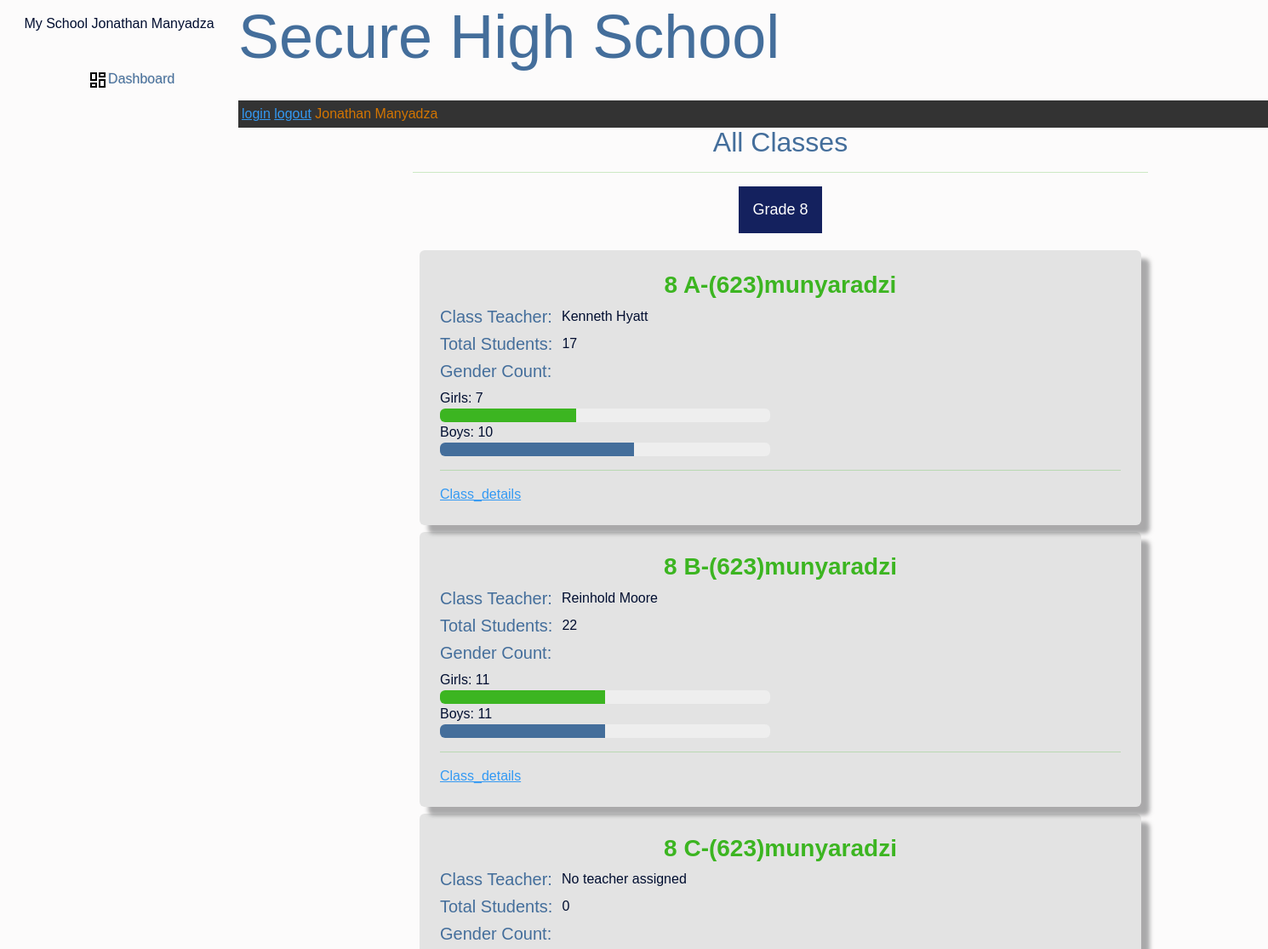
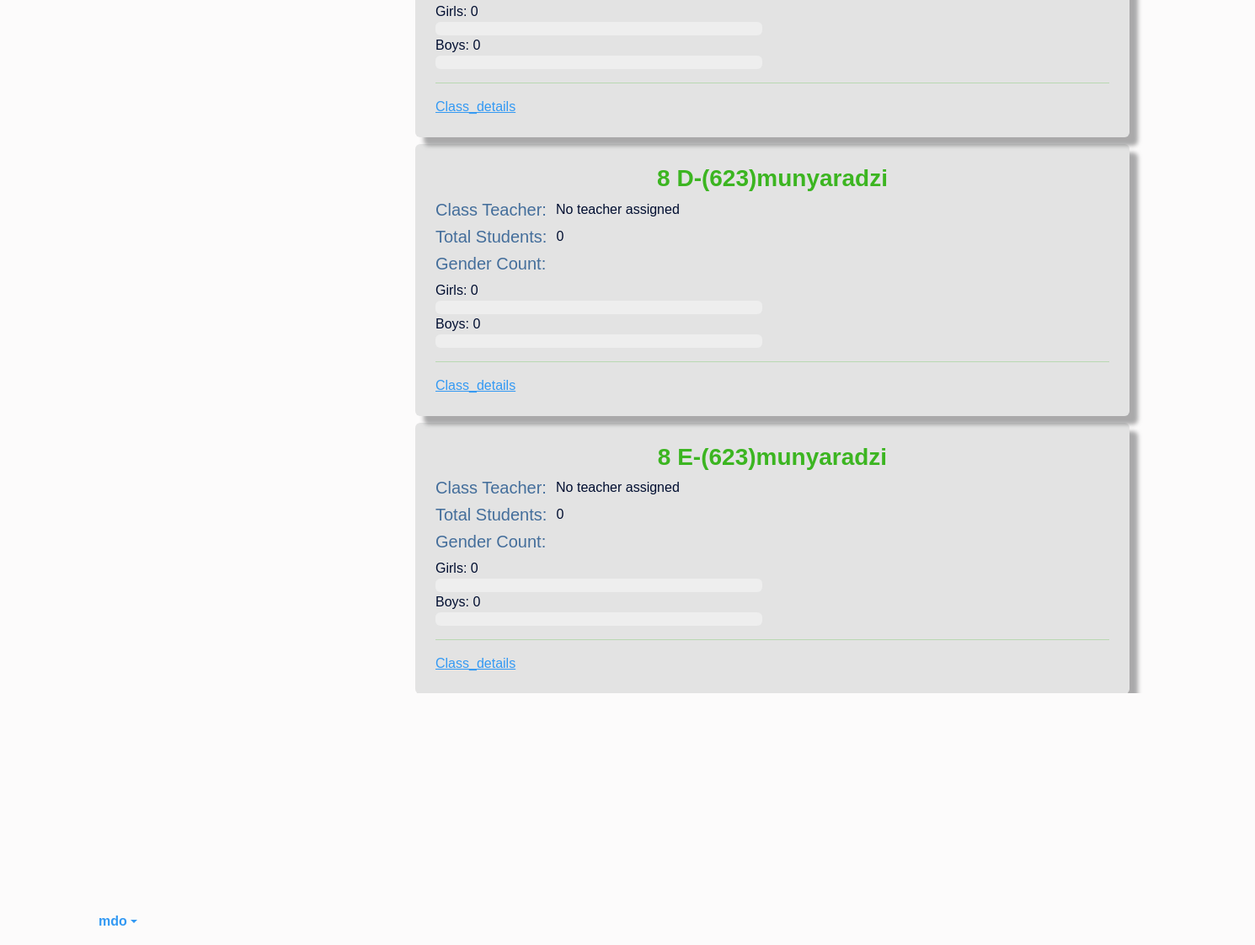
The app's page /all_classes/ (signed in) with its own data (2 pictures, top to bottom).
### customadmin/models.py (models this page shows, shortened)
class CustomUser(AbstractBaseUser, PermissionsMixin):
    USER_TYPE = (
        ('student', 'STUDENT'),
        ('teacher', 'TEACHER'),
        ('school_admin', 'SCHOOL_ADMIN'),
        ('deputy_head', 'DEPUTY_HEAD'),
        ('school_head', 'SCHOOL_HEAD'),
        ('district_admin', 'DISTRICT_ADMIN'),
    )
    POSITION = (
        ('admin', 'ADMIN'),
        ('user', 'USER'),
        ('staff', 'STAFF'),
        ('student', 'STUDENT'),
    )
    email       = models.EmailField(unique=True)
    first_name  = models.CharField(max_length=30)
    last_name   = models.CharField(max_length=30)
    position    = models.CharField(max_length=30, choices=POSITION)
    user_type   = models.CharField(max_length=30, choices=USER_TYPE)
    is_active   = models.BooleanField(default=True)
    is_staff    = models.BooleanField(default=False)
    is_school_superuser = models.BooleanField(default=False)
    objects     = CustomUserManager()
    USERNAME_FIELD = 'email'
    REQUIRED_FIELDS = ['first_name', 'last_name']
    def __str__(self):
        return f'{self.first_name} {self.last_name}'

### district/models.py (models this page shows)
class GradeLevel(models.Model):
    class GradeLevels(models.IntegerChoices):
        EIGHT  = 8, '8'
        NINE   = 9, '9'
        TEN    = 10, '10'
        ELEVEN = 11, '11'
        TWELVE = 12, '12'
    grade_level = models.IntegerField(choices=GradeLevels.choices)
    def __str__(self):
        return str(self.grade_level)

class AcademicCalendar(models.Model):
    academic_year = models.PositiveIntegerField(default=datetime.datetime.now().year, blank=True, null=True)
    term_1_start_date = models.DateField(blank=True, null=True)
    term_1_end_date = models.DateField(blank=True, null=True)
    term_2_start_date = models.DateField(blank=True, null=True)
    term_2_end_date = models.DateField(blank=True, null=True)
    term_3_start_date = models.DateField(blank=True, null=True)
    term_3_end_date = models.DateField(blank=True, null=True)
    is_current = models.BooleanField(default=True)
    def __str__(self):
        return f'{self.academic_year}'

class District_School_Registration(models.Model):
    school_name   = models.CharField(max_length=255,blank=True, null=True)
    address       = models.TextField(blank=True, null=True)
    phone_number  = models.CharField(max_length=20,blank=True, null=True)
    email         = models.EmailField(blank=True, null=True)
    def __str__(self):
        return f'{self.school_name}'

### student/models.py (models this page shows, shortened)
class ClassRoom(models.Model):
    name      = models.ForeignKey(ClassName, on_delete=models.CASCADE)
    grd_level = models.ForeignKey(GradeLevel, on_delete=models.CASCADE, null=True, blank=True)
    students  = models.ManyToManyField(StudentProfile, blank=True)
    class_teacher = models.ForeignKey(CustomUser, on_delete=models.SET_NULL, null=True, blank=True, related_name='assigned_class')
    max_capacity  = models.PositiveIntegerField(default=45)
    date          = models.DateField(auto_now_add=True)
    year          = models.ForeignKey(AcademicCalendar, on_delete=models.CASCADE, null=True, blank=True)
    class Meta:
        ordering = ['name']

### customsettings/models.py (models this page shows)
class ClassName(models.Model):
    CLASS_CHOICES = [
        ('A', 'A'),('B', 'B'),('C', 'C'),('D', 'D'),('E', 'E'),
    ]
    schoolprofile  = models.ForeignKey(SchoolProfile, on_delete=models.CASCADE,blank=True, null=True)
    grd_level      = models.ForeignKey(GradeLevel, on_delete=models.CASCADE, null=True, blank=True)
    classname      = models.CharField(max_length= 1, choices=CLASS_CHOICES)
    academic_year  = models.ForeignKey(AcademicCalendar, on_delete=models.CASCADE, null=True, blank=True)
    date           = models.DateField(auto_now_add=True)
    def __str__(self):
        return f"{self.grd_level} {self.classname}-({self.academic_year}){self.schoolprofile }"

class SchoolProfile(models.Model):
    school_name  = models.OneToOneField(District_School_Registration, on_delete=models.CASCADE, blank=True, null=True)
    school_logo  = models.ImageField(upload_to='school_logos/', blank=True, null=True)
    facebook     = models.URLField(blank=True)
    twitter      = models.URLField(blank=True)
    instagram    = models.URLField(blank=True)
    school_subjects   = models.ManyToManyField('SchoolSubject')
    is_setup_complete = models.BooleanField(default=False)
    def __str__(self):
       return f'{self.school_name}'

### student/views.py (the view)
# urls.py: path('all_classes/', views.all_classes,name='all_classes'),
@login_required
@user_passes_test(lambda u: u.is_superuser or u.user_type == 'school_admin')
def all_classes(request):
    classes = ClassRoom.objects.all().select_related('name__grd_level')
    grade_level_data = {}
    for classroom in classes:
        class_students = classroom.students.all()
        total_students = class_students.count()
        male_count = class_students.filter(gender='male').count()
        female_count = class_students.filter(gender='female').count()
        grade_level = classroom.name.grd_level
        if grade_level not in grade_level_data:
            grade_level_data[grade_level] = []
        total_count = male_count + female_count
        female_percentage = (female_count / total_count) * 100 if total_count > 0 else 0
        male_percentage = (male_count / total_count) * 100 if total_count > 0 else 0
        grade_level_data[grade_level].append({
            'classroom_pk': classroom.pk,  # Use classroom.pk instead of classroom.id
            'classroom': classroom,
            'total_students': total_students,
            'male_count': male_count,
            'female_count': female_count,
            'female_percentage': female_percentage,
            'male_percentage': male_percentage,
        })
    return render(request, 'student/all_classes.html', {'grade_level_data': grade_level_data })

### customadmin/templatetags/custom_tags.py (called while the page is built)
@register.simple_tag
def get_dashboard_url(user):
    if user.groups.filter(name='student').exists():
        return reverse('high_level_dashboard')
    elif user.groups.filter(name='staff').exists():
        return reverse('teacher_dashboard')
    elif user.groups.filter(name='school_admin').exists():
        return reverse('school_admin_dashboard')
    elif user.groups.filter(name='deputy_head').exists():
        return reverse('deputy_head_dashboard')
    elif user.groups.filter(name='school_head').exists():
        return reverse('school_head_dashboard')
    else:
        return reverse('default_dashboard')

### templates/student/all_classes.html (shortened to what this page needs)
{% extends 'partials/base.html' %}
{% load crispy_forms_tags %}
{% block content %}
<div class="container justify-content-center">
    <div class="col-lg-8 offset-1 ">
            <h2 class="text-center text-primary">All Classes</h2>
            <hr class="text-success">
            <div class="tab rounded">
                {% for grade_level, class_data in grade_level_data.items %}
                <button class="tablinks {% if forloop.first %}active{% endif %}" onclick="openTab(event, 'grade{{ grade_level }}')">Grade {{ grade_level }}</button>
                {% endfor %}
            </div>
            {% for grade_level, class_data in grade_level_data.items %}
            <div id="grade{{ grade_level }}" class="tabcontent {% if forloop.first %}active{% endif %}">
                {% for data in class_data %}
                <div class="class-details shado bg1 m-2 p-4 rounded">
                    <h3 class="text-success text-center"><strong>{{ data.classroom.name }}</strong></h3>
                    <div class="d-flex">
                        <h5 class="text-primary">Class Teacher:&nbsp;&nbsp;</h5>
                        {{ data.classroom.class_teacher.first_name|default:"No teacher assigned" }} {{ data.classroom.class_teacher.last_name|default:"" }}
                    </div>
                    <div class="d-flex">
                        <h5 class="text-primary">Total Students:&nbsp;&nbsp;</h5>
                        {{ data.total_students }}
                    </div>
                    <div class="d-flex">
                        <h5 class="text-primary">Gender Count:</h5>
                    </div>
                    <div class="row">
                        <div class="col-md-6">
                           Girls: {{ data.female_count }}
                    <div class="progress">
                        <div class="progress-bar bg-success" role="progressbar" style="width: {{ data.female_percentage }}%;" aria-valuenow="{{ data.female_count }}" aria-valuemin="0" aria-valuemax="{{ data.total_students }}"></div>
                    </div>
                    Boys: {{ data.male_count }}
                    <div class="progress">
                        <div class="progress-bar bg-primary" role="progressbar" style="width: {{ data.male_percentage }}%;" aria-valuenow="{{ data.male_count }}" aria-valuemin="0" aria-valuemax="{{ data.total_students }}"></div>
                    </div>
                        </div>
                    </div>
                    <hr class="text-success">
                    <a href="{% url 'classroom_details' pk=data.classroom_pk %}">Class_details</a>&nbsp;&nbsp;
                </div>
                {% endfor %}
            </div>
            {% endfor %}
        </div>
    </div>
</div>
{% endblock %}

### templates/partials/sidebar.html (shortened to what this page needs)
{% load custom_tags %}
<div class="align-items-center justify-content-left">
<div class="d-flex flex-column  p-3 justify-content-left align-items-center sidebar fixed" style="width: 280px; height: 100vh;">
   {% if request.user.is_authenticated %}
                {% if schoolprofile %}
                    {% if schoolprofile.school_logo %}
                        <img src="{{ schoolprofile.school_logo.url }}" alt="{{ schoolprofile.school_name }}" class="img-fluid" style="max-height: 250px;">
                    {% else %}
                        {{ schoolprofile.school_name }}
                    {% endif %}
                {% else %}
                    My School
                {% endif %}
            {% else %}
                My School
            {% endif %}
            {{request.user}}
  <ul class="nav nav-pills flex-column mb-auto">
    <li>
      <a href="{% get_dashboard_url user %}" class=" text-primary nav-link btn btn-light">
        <svg class="bi me-2" width="16" height="16"><use xlink:href="#speedometer2"/></svg>
        <svg xmlns="http://www.w3.org/2000/svg" height="24px" viewBox="0 0 24 24" width="24px" fill=""><path d="M0 0h24v24H0V0z" fill="none"/><path d="M19 5v2h-4V5h4M9 5v6H5V5h4m10 8v6h-4v-6h4M9 17v2H5v-2h4M21 3h-8v6h8V3zM11 3H3v10h8V3zm10 8h-8v10h8V11zm-10 4H3v6h8v-6z"/></svg>Dashboard
      </a>
    </li>
  </ul>
  <div class="dropdown">
    <a href="#" class="d-flex align-items-center  text-decoration-none dropdown-toggle" id="dropdownUser1" data-bs-toggle="dropdown" aria-expanded="false">
      <strong>mdo</strong>
    </a>
  </div>
  </div>
</div>

### templates/partials/nav.html
<nav class=" position-fixed w-100" style="height: 100px;">
    <h1 class="display-2 text-primary "> Secure High School </h1>
    <br>
    <div class="d-block bg-dark flexend p-1">
        <a href="{%url 'login'%}">login</a>
        <a href="{%url 'logout'%}">logout</a>
        <span class="text-warning">{{request.user}}</span>
     </div>
</nav>

### static/css/academia.css (style rules this page uses)
body { background: rgb(252, 251, 251); color: rgb(1, 14, 48); font-family: sans-serif; font-weight: 400; font-style: normal; }

### static/css/base.css (style rules this page uses)
.bg1 { background-color: rgba(78, 80, 80, 0.137); }
nav { display: inline-block; }
.shado { box-shadow: 10px 10px 5px rgba(89, 89, 90, 0.507); }

### templates/student/all_classes.html (style rules this page uses)
.tab { overflow: hidden; margin-bottom: 20px; display: flex; justify-content: center; }
.tab button { background-color: #446E9B; border: none; outline: none; cursor: pointer; padding: 14px 16px; transition: 0.3s; font-size: 18px; }
.tab button.active { background-color: #071555f1; color: white; }
.tabcontent { display: none; }
.class-details { margin-bottom: 20px; margin-left: 20px; }

### records on screen
CustomUser: user "Jonathan Manyadza"
GradeLevel: grade_level "8"
ClassRoom: classroom.name "8 A-(623)munyaradzi", classroom.class_teacher.first_name "Kenneth", classroom.class_teacher.last_name "Hyatt", total_students "17", female_count "7", {{ data.female_percentage }} 41.17647058823529 (drawn), male_count "10", {{ data.male_percentage }} 58.82352941176471 (drawn)
ClassRoom: classroom.name "8 B-(623)munyaradzi", classroom.class_teacher.first_name "Reinhold", classroom.class_teacher.last_name "Moore", total_students "22", female_count "11", {{ data.female_percentage }} 50.0 (drawn), male_count "11", {{ data.male_percentage }} 50.0 (drawn)
ClassRoom: classroom.name "8 C-(623)munyaradzi", classroom.class_teacher.first_name "No teacher assigned", total_students "0", female_count "0", male_count "0"
ClassRoom: classroom.name "8 D-(623)munyaradzi", classroom.class_teacher.first_name "No teacher assigned", total_students "0", female_count "0", male_count "0"
ClassRoom: classroom.name "8 E-(623)munyaradzi", classroom.class_teacher.first_name "No teacher assigned", total_students "0", female_count "0", male_count "0"
